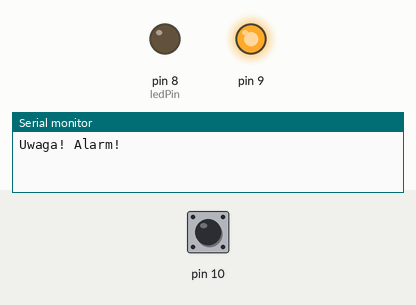
Recording of a sketch running on a simulated Arduino Uno, built with avr-gcc and run on an emulated ATmega328P. On the bench: output pins drawn as LEDs (lit = HIGH), the last lines printed to the serial monitor. Inputs (shaded band) come from the test bench; at power-on: pin 10 HIGH.

Above: at 1.2 s.
1.3 s: pin 10 pulled LOW for 0.15 s
At 1.37 s:
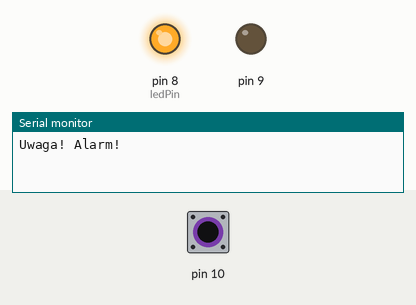
2.9 s: pin 10 pulled LOW for 3.2 s
At 7.5 s:
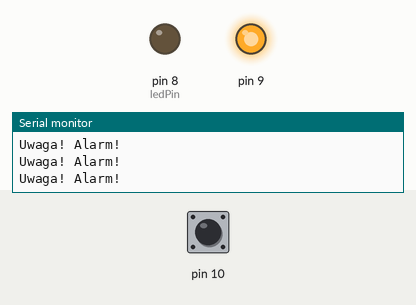
Timing chart, 0 to 9.0 s (numbered marks = the images above; inputs shaded):
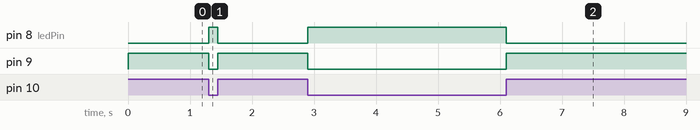

Measured:
- after the input at 1.3 s, pin 8 (ledPin): LOW → HIGH at once, → LOW 0.15 s later; pin 9: HIGH → LOW at once, → HIGH 0.15 s later
- after the input at 2.9 s, pin 8 (ledPin): LOW → HIGH at once, → LOW 3.2 s later; pin 9: HIGH → LOW at once, → HIGH 3.2 s later

The sketch:

sketch_apr26e.ino
```cpp
#define ledPin 8

void setup() {
  // put your setup code here, to run once:
  Serial.begin(9600);

  pinMode(8, OUTPUT);
  pinMode(9, OUTPUT);
  pinMode(10, INPUT_PULLUP);

  digitalWrite(8, LOW);
  digitalWrite(9, LOW);
}

void loop() {
  // put your main code here, to run repeatedly:
  if (digitalRead(10) == LOW) {
    digitalWrite(9, LOW);
    digitalWrite(8, HIGH);
  }
  else {
    digitalWrite(9, HIGH);
    digitalWrite(8, LOW);
    Serial.println("Uwaga! Alarm!");
    while (digitalRead(10) == HIGH) {
      delay(25);
      }
  }
}
```
